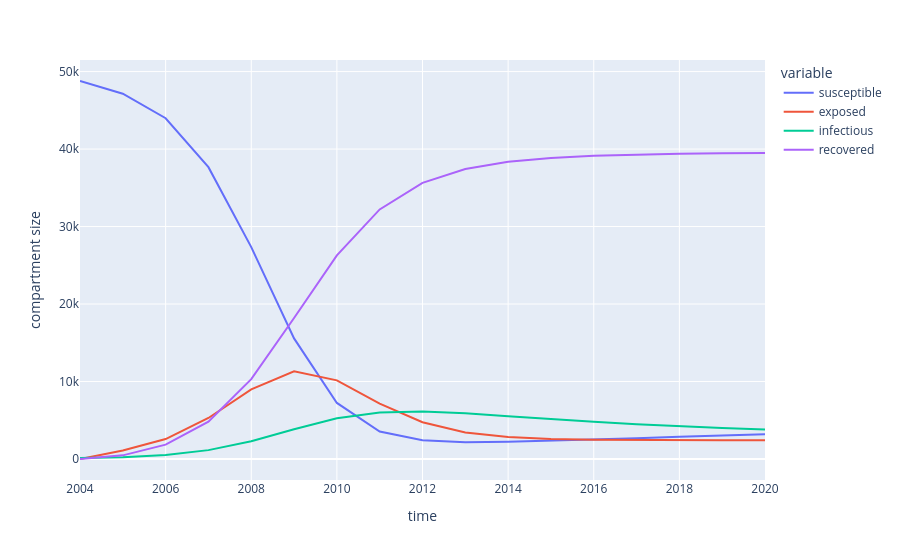

The notebook cell this image was saved under:
### Code cell
# Run and plot:
seirs_model.run(parameters=parameters)
compartment_values = seirs_model.get_outputs_df()
compartment_values.plot(
    labels={"index": "time", "value": "compartment size"}
)

### Figure 1 — Plotly figure (JSON) as saved in the notebook; plotly's stock layout.template omitted (floating-point values rounded to 4 significant figures)
{"data": [{"hovertemplate": "variable=susceptible<br>time=%{x}<br>compartment size=%{y}<extra></extra>", "legendgroup": "susceptible", "line": {"color": "#636efa", "dash": "solid"}, "marker": {"symbol": "circle"}, "mode": "lines", "name": "susceptible", "orientation": "v", "showlegend": true, "type": "scatter", "x": [2004.0, 2005.0, 2006.0, 2007.0, 2008.0, 2009.0, 2010.0, 2011.0, 2012.0, 2013.0, 2014.0, 2015.0, 2016.0, 2017.0, 2018.0, 2019.0, 2020.0], "xaxis": "x", "y": [48780.0, 47150.0, 43980.0, 37660.0, 27340.0, 15560.0, 7236.0, 3553.0, 2411.0, 2175.0, 2221.0, 2356.0, 2520.0, 2693.0, 2866.0, 3032.0, 3190.0], "yaxis": "y"}, {"hovertemplate": "variable=exposed<br>time=%{x}<br>compartment size=%{y}<extra></extra>", "legendgroup": "exposed", "line": {"color": "#EF553B", "dash": "solid"}, "marker": {"symbol": "circle"}, "mode": "lines", "name": "exposed", "orientation": "v", "showlegend": true, "type": "scatter", "x": [2004.0, 2005.0, 2006.0, 2007.0, 2008.0, 2009.0, 2010.0, 2011.0, 2012.0, 2013.0, 2014.0, 2015.0, 2016.0, 2017.0, 2018.0, 2019.0, 2020.0], "xaxis": "x", "y": [0.0, 1085.0, 2576.0, 5292.0, 8992.0, 11330.0, 10150.0, 7152.0, 4740.0, 3426.0, 2827.0, 2576.0, 2476.0, 2438.0, 2426.0, 2426.0, 2430.0], "yaxis": "y"}, {"hovertemplate": "variable=infectious<br>time=%{x}<br>compartment size=%{y}<extra></extra>", "legendgroup": "infectious", "line": {"color": "#00cc96", "dash": "solid"}, "marker": {"symbol": "circle"}, "mode": "lines", "name": "infectious", "orientation": "v", "showlegend": true, "type": "scatter", "x": [2004.0, 2005.0, 2006.0, 2007.0, 2008.0, 2009.0, 2010.0, 2011.0, 2012.0, 2013.0, 2014.0, 2015.0, 2016.0, 2017.0, 2018.0, 2019.0, 2020.0], "xaxis": "x", "y": [144.0, 228.2, 517.9, 1145.0, 2282.0, 3840.0, 5255.0, 6011.0, 6130.0, 5894.0, 5528.0, 5146.0, 4796.0, 4488.0, 4226.0, 4004.0, 3817.0], "yaxis": "y"}, {"hovertemplate": "variable=recovered<br>time=%{x}<br>compartment size=%{y}<extra></extra>", "legendgroup": "recovered", "line": {"color": "#ab63fa", "dash": "solid"}, "marker": {"symbol": "circle"}, "mode": "lines", "name": "recovered", "orientation": "v", "showlegend": true, "type": "scatter", "x": [2004.0, 2005.0, 2006.0, 2007.0, 2008.0, 2009.0, 2010.0, 2011.0, 2012.0, 2013.0, 2014.0, 2015.0, 2016.0, 2017.0, 2018.0, 2019.0, 2020.0], "xaxis": "x", "y": [0.0, 468.4, 1855.0, 4827.0, 10310.0, 18200.0, 26280.0, 32210.0, 35650.0, 37430.0, 38350.0, 38850.0, 39140.0, 39310.0, 39410.0, 39470.0, 39490.0], "yaxis": "y"}], "layout": {"legend": {"title": {"text": "variable"}, "tracegroupgap": 0}, "margin": {"t": 60}, "xaxis": {"anchor": "y", "domain": [0, 1], "title": {"text": "time"}}, "yaxis": {"anchor": "x", "domain": [0, 1], "title": {"text": "compartment size"}}}}
